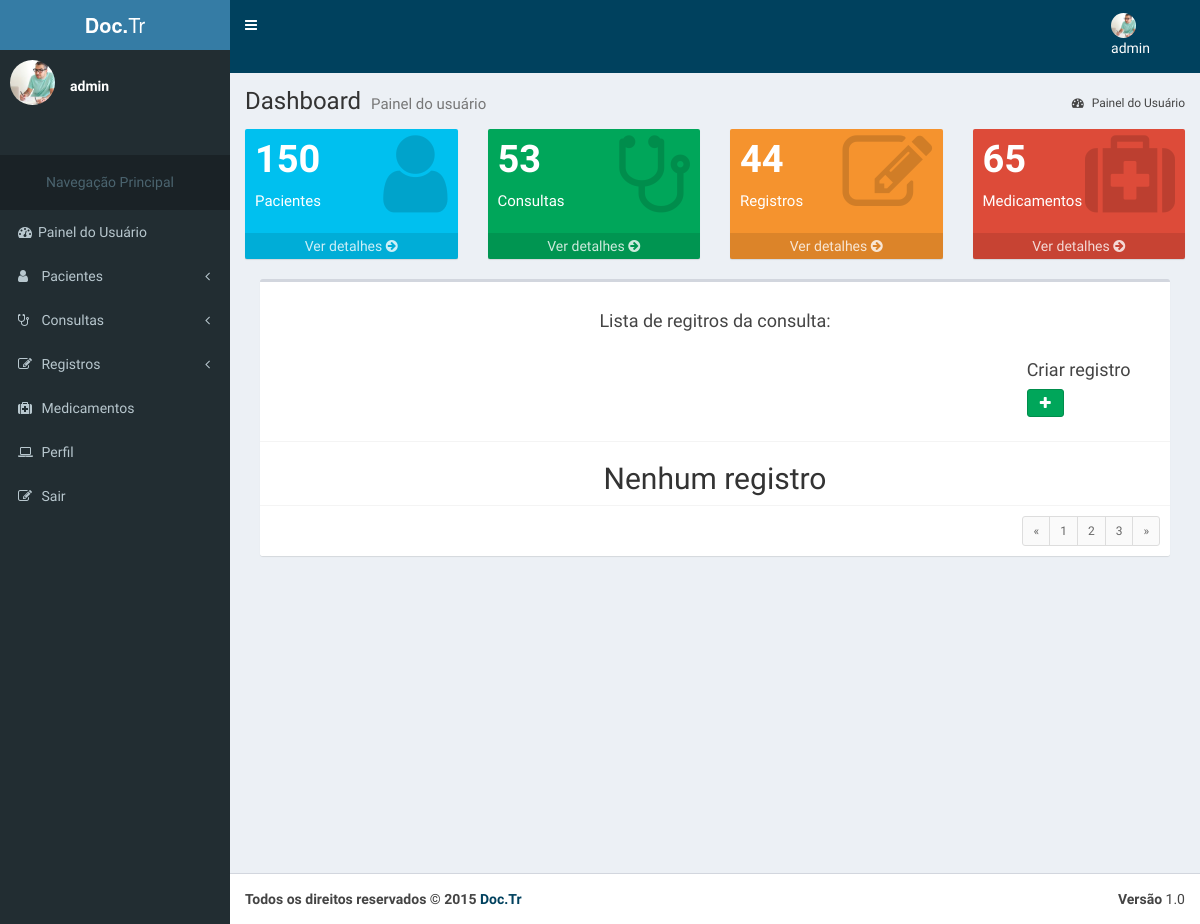
Before: /registros/registros_da_consulta (signed in) with the older database file.
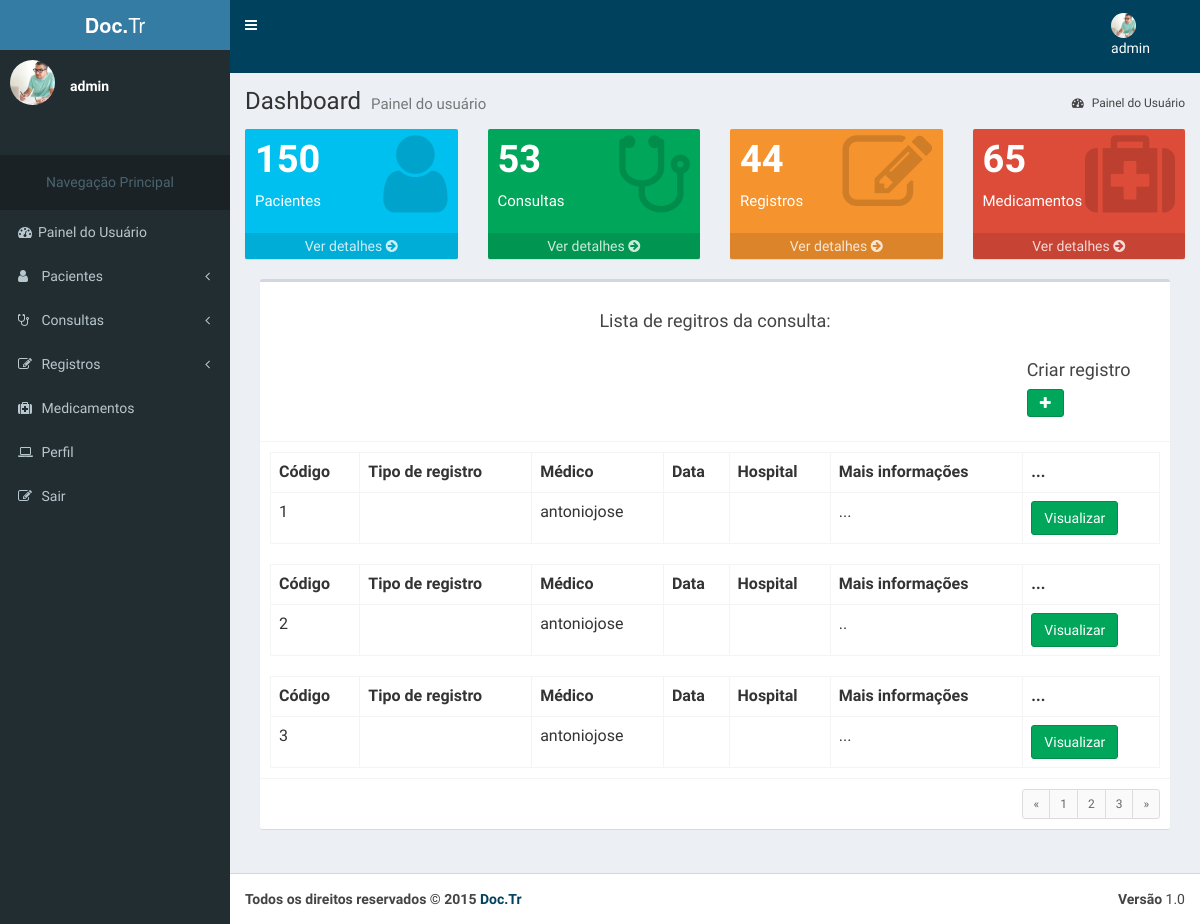
After: the same page with the newer database file.
### accounts/models.py (models this page shows, shortened)
class UserU(AbstractBaseUser, PermissionsMixin):
    name = models.CharField('name', max_length=100, blank=True,null=True)
    image = models.ImageField(upload_to= 'accounts/images', verbose_name='Imagem',null = True, blank = True)
    email = models.EmailField('E-mail', unique=True)
    phone = models.CharField('Telefone', max_length=100, blank=True,null=True)
    username = models.CharField('name de Usuário', unique=True, max_length=100)
    birth_data = models.CharField('Data de Nascimento', max_length=100,blank=True, null=True)
    sex = models.CharField('Sexo',max_length=1, choices=(('M', 'Masculino'), ('F', 'Feminino')), default='Masculino', blank=True)
    is_active = models.BooleanField('Está ativo?', blank=True, default=True)
    is_staff = models.BooleanField('É da equipe?', blank=True, default=False)
    date_joined = models.DateTimeField('Data de Entrada', auto_now_add=True)
    objects = UserManager()
    USERNAME_FIELD = 'username'
    REQUIRED_FIELDS = ['email','name']
    class Meta:
        verbose_name = 'Usuário'
        verbose_name_plural = 'Usuários'

### register/models.py (models this page shows, shortened)
class Register(models.Model):
    register_code = models.IntegerField('ID',primary_key=True, null=False, blank=False)
    about = models.TextField('Mais informações', blank = True)
    created_at = models.DateTimeField('Criado em', auto_now_add=True)
    updated_at = models.DateTimeField('Atualizado em', auto_now=True)
    slug = models.SlugField('Atalho', max_length = 150, editable=True)
    consult = models.ForeignKey("consult.Doctor_consult", verbose_name='Consulta',
        related_name='register_Consult'
    )
    @models.permalink
    def get_absolute_url(self):
        return('register:details_register', (), {'slug': self.slug})
    class Meta:
        verbose_name = 'Registro'
        verbose_name_plural = 'Registros'
        ordering = ['register_code']

### consult/models.py (models this page shows, shortened)
class Doctor_consult(models.Model):
    STATUS_CHOICES = (
        (0, 'Realizada'),
        (1, 'Pendente'),
        (2, 'Cancelada'),
        (3, 'Arquivada'),
    )
    doctor = models.ForeignKey('accounts.Doctor', verbose_name='Médico',
        related_name='doctor_consult_Doctor', on_delete=models.CASCADE
    )
    consult = models.ForeignKey(
        Consult, verbose_name='Consulta', related_name='doctor_consult_Consult', on_delete=models.CASCADE
    )
    patient = models.ForeignKey(
        Patient, verbose_name='Paciente',
        related_name='doctor_consult_Patient',blank = True, null=True, on_delete=models.CASCADE
    )
    status = models.IntegerField(
        'Situação', choices=STATUS_CHOICES, default=1, blank=True
    )
    created_at = models.DateTimeField('Criado em', auto_now_add=True)
    updated_at = models.DateTimeField('Atualizado em', auto_now=True)
    class Meta:
        verbose_name = 'Médico_Consulta'
        verbose_name_plural = 'Médicos_Consultas'
        unique_together = (('doctor', 'consult'),)

### register/views.py (the view)
@login_required(redirect_field_name='login_obrigatorio')
def consult_register(request):
	consult_register = Register.objects.all()
	template_name = 'consult_register.html'
	contexto = {
		'consult_register':consult_register
	}
	return render(request, template_name, contexto)

### accounts/models.py (called while the page is built)
    def __str__(self):
        return self.username

### register/templates/consult_register.html (shortened to what this page needs)
{% extends 'doctor/dashboard_doctor.html' %}
{% load static %}
      {% block content %}
        {% block shortcuts %}
            {{ block.super }}
            <div class="col-md-12">
              <div class="box">
                <div class="box-header with-border">
                  <br>
                  <center><h3 class="box-title">Lista de regitros da consulta:
                      </h3></center>
                  <br>
                  <form class="col-md-12 col-lg-offset-10">
                  <h4>Criar registro</h4>
                    <div class="input-group">
                      <div class="input-group-btn">
                      <a href="{% url 'register:choice_register' %}"><button class="btn btn-success" type="button"><i class="fa fa-plus"></i></button></a>
                      </div>
                    </div>
                  </form>
                </div>
                {% for register in consult_register %}
                <div class="box-body">
                  <table class="table table-bordered">
                    <tr>
                      <th>Código</th>
                      <th>Tipo de registro</th>
                      <th>Médico</th>
                      <th>Data</th>
                      <th>Hospital</th>
                      <th>Mais informações</th>
                      <th>...</th>
                    </tr>
                    <tr>
                      <td>{{register.register_code}}</td>
                      <td>{{register.register_type}}</td>
                      <td>{{register.consult.doctor}}</td>
                      <td></td>
                      <td>{{register.hospital}}</td>
                      <td>{{register.about}}</td>
                      <td>
                        <div class="input-group">
                          <div class="input-group-btn">
                            <a href="{{ register.get_absolute_url }}"><button class="btn btn-success" type="button">Visualizar</button></a>
                          </div>
                        </div>
                      </td>
                    </tr>
                  </table>
                </div>
                {% empty %}
                <h2><center>Nenhum registro</center></h2>
                {% endfor %}
                <div class="box-footer clearfix">
                  <ul class="pagination pagination-sm no-margin pull-right">
                    <li><a href="#">&laquo;</a></li>
                    <li><a href="#">1</a></li>
                    <li><a href="#">2</a></li>
                    <li><a href="#">3</a></li>
                    <li><a href="#">&raquo;</a></li>
                  </ul>
                </div>
              </div>
            </div>
		</div>
    </div>
        {% endblock %}
      {% endblock %}

### accounts/templates/doctor/dashboard_doctor.html (shortened to what this page needs)
{% load static %}
<html>
  <head>
    <link rel="stylesheet" href="{% static 'bootstrap/css/bootstrap.min.css' %}">
    <link rel="stylesheet" href="http://maxcdn.bootstrapcdn.com/font-awesome/4.4.0/css/font-awesome.min.css">
    <link rel="stylesheet" href="http://code.ionicframework.com/ionicons/2.0.1/css/ionicons.min.css">
    <link rel="stylesheet" href="{% static 'dist/css/AdminLTE.min.css' %}">
    <link rel="stylesheet" href="{% static 'dist/css/skins/_all-skins.min.css' %}">
    <link rel="stylesheet" href="{% static 'plugins/iCheck/flat/blue.css' %}">
    <link rel="stylesheet" href="{% static 'plugins/morris/morris.css' %}">
    <link rel="stylesheet" href="{% static 'plugins/jvectormap/jquery-jvectormap-1.2.2.css' %}">
    <link rel="stylesheet" href="{% static 'plugins/datepicker/datepicker3.css' %}">
    <link rel="stylesheet" href="{% static 'plugins/daterangepicker/daterangepicker-bs3.css' %}">
    <link rel="stylesheet" href="{% static 'plugins/bootstrap-wysihtml5/bootstrap3-wysihtml5.min.css' %}">
  </head>
  <body class="hold-transition skin-blue sidebar-mini">
    <div class="wrapper">
    {% block header %}
      <header class="main-header">
        <a href="{% url 'accounts:dashboard' %}" class="logo">
          <span class="logo-lg"><b>Doc.</b>Tr</span>
        </a>
        <nav class="navbar navbar-static-top" role="navigation">
          <a href="#" class="sidebar-toggle" data-toggle="offcanvas" role="button">
          </a>
          <div class="navbar-custom-menu">
            <ul class="nav navbar-nav">
              <li class="dropdown user user-menu">
                <a href="#" class="dropdown-toggle" data-toggle="dropdown">
                  <img src="{% static 'dist/img/user6-128x128.jpg' %}" class="user-image" alt="User Image" id="foto">
                  <span class="hidden-xs">{{user.name}}</span>
                </a>
            </ul>
          </div>
        </nav>
      </header>
      {% endblock %}
      {% block menu %}
      <aside class="main-sidebar">
        <section class="sidebar">
          <div class="user-panel">
            <div class="pull-left image">
              <img src="{% static 'dist/img/user6-128x128.jpg' %}" class="img-circle" alt="User Image">
            </div>
            <div class="pull-left info">
              <br>
              <p>{{user.name}}</p>
            </div>
          </div>
          <br>
          <br>
          <ul class="sidebar-menu">
            <li class="header"><center><h5>Navegação Principal</h5></center></li>
            <li class="active treeview">
              <a href="{% url 'accounts:dashboard' %}">
                <i class="fa fa-dashboard"></i><span>Painel do Usuário</span>
              </a>
            </li>
            <li class="treeview">
              <a href="#">
                <i class="fa fa-user"></i>
                <span>Pacientes</span>
                <i class="fa fa-angle-left pull-right"></i>
              </a>
            </li>
            <li>
              <a href="pages/widgets.html">
                <i class="fa fa-stethoscope"></i> <span>Consultas</span>
                <i class="fa fa-angle-left pull-right"></i>
              </a>
            </li>
            <li class="treeview">
              <a href="#">
                <i class="fa fa-pencil-square-o"></i>
                <span>Registros</span>
                <i class="fa fa-angle-left pull-right"></i>
              </a>
            </li>
            <li class="treeview">
              <a href="{% url 'accounts:medication' %}">
                <i class="fa fa-medkit"></i>
                <span>Medicamentos</span>
              </a>
            </li>
            <li class="treeview">
              <a href="{% url 'accounts:profile' %}">
                <i class="fa fa-laptop"></i>
                <span>Perfil</span>
              </a>
            </li>
            <li class="treeview">
              <a href="{% url 'core:logout' %}">
                <i class="fa fa-edit"></i> <span>Sair</span>
              </a>
            </li>
          </ul>
        </section>
      </aside>
      {% endblock %}
      {% block content %}
      {% block shortcuts %}
      <div class="content-wrapper">
        <section class="content-header">
          <h1>
            Dashboard
            <small>Painel do usuário</small>
          </h1>
          <ol class="breadcrumb">
            <li class="active"><a href="{% url 'accounts:dashboard' %}"><i class="fa fa-dashboard"></i> Painel do Usuário</a></li>
          </ol>
        </section>
        <section class="content">
          <div class="row">
            <div class="col-lg-3 col-xs-6">
              <div class="small-box bg-aqua">
                <div class="inner">
                  <h3>150</h3>
                  <p>Pacientes</p>
                </div>
                <div class="icon">
                  <i class="fa fa-user"></i>
                </div>
                <a href="{% url 'accounts:patients_list' %}" class="small-box-footer">Ver detalhes <i class="fa fa-arrow-circle-right"></i></a>
              </div>
            </div>
            <div class="col-lg-3 col-xs-6">
              <div class="small-box bg-green">
                <div class="inner">
                  <h3>53<sup style="font-size: 20px"></sup></h3>
                  <p>Consultas</p>
                </div>
                <div class="icon">
                  <i class="fa fa-stethoscope"></i>
                </div>
                <a href="{% url 'consult:consults' %}" class="small-box-footer">Ver detalhes <i class="fa fa-arrow-circle-right"></i></a>
              </div>
            </div>
            <div class="col-lg-3 col-xs-6">
              <div class="small-box bg-yellow">
                <div class="inner">
                  <h3>44</h3>
                  <p>Registros</p>
                </div>
                <div class="icon">
                  <i class="fa fa-pencil-square-o"></i>
                </div>
                <a href="{% url 'register:registers' %}" class="small-box-footer">Ver detalhes <i class="fa fa-arrow-circle-right"></i></a>
              </div>
            </div>
            <div class="col-lg-3 col-xs-6">
              <div class="small-box bg-red">
                <div class="inner">
                  <h3>65</h3>
                  <p>Medicamentos</p>
                </div>
                <div class="icon">
                  <i class="fa fa-medkit"></i>
                </div>
                <a href="{% url 'accounts:medication' %}" class="small-box-footer">Ver detalhes <i class="fa fa-arrow-circle-right"></i></a>
              </div>
            </div>
          </div>
        {% endblock %}
      {% endblock %}
      {% block footer %}
      <footer class="main-footer">
        <div class="pull-right hidden-xs">
          <b>Versão</b> 1.0
        </div>
        <strong>Todos os direitos reservados &copy; 2015 <a href="{% url 'core:home' %}">Doc.Tr</a>
      </footer>
      {% endblock %}
  </body>
</html>

### accounts/templates/doctor/dashboard_doctor.html (style rules this page uses)
.navbar-nav { margin-right: 20%; }

Changed rows visible on the page:
added Register: register_code "1", consult.doctor "antoniojose", about "..."
added Register: register_code "2", consult.doctor "antoniojose", about ".."
added Register: register_code "3", consult.doctor "antoniojose", about "..."
Other visible differences:
text no longer shown: "Nenhum registro"
